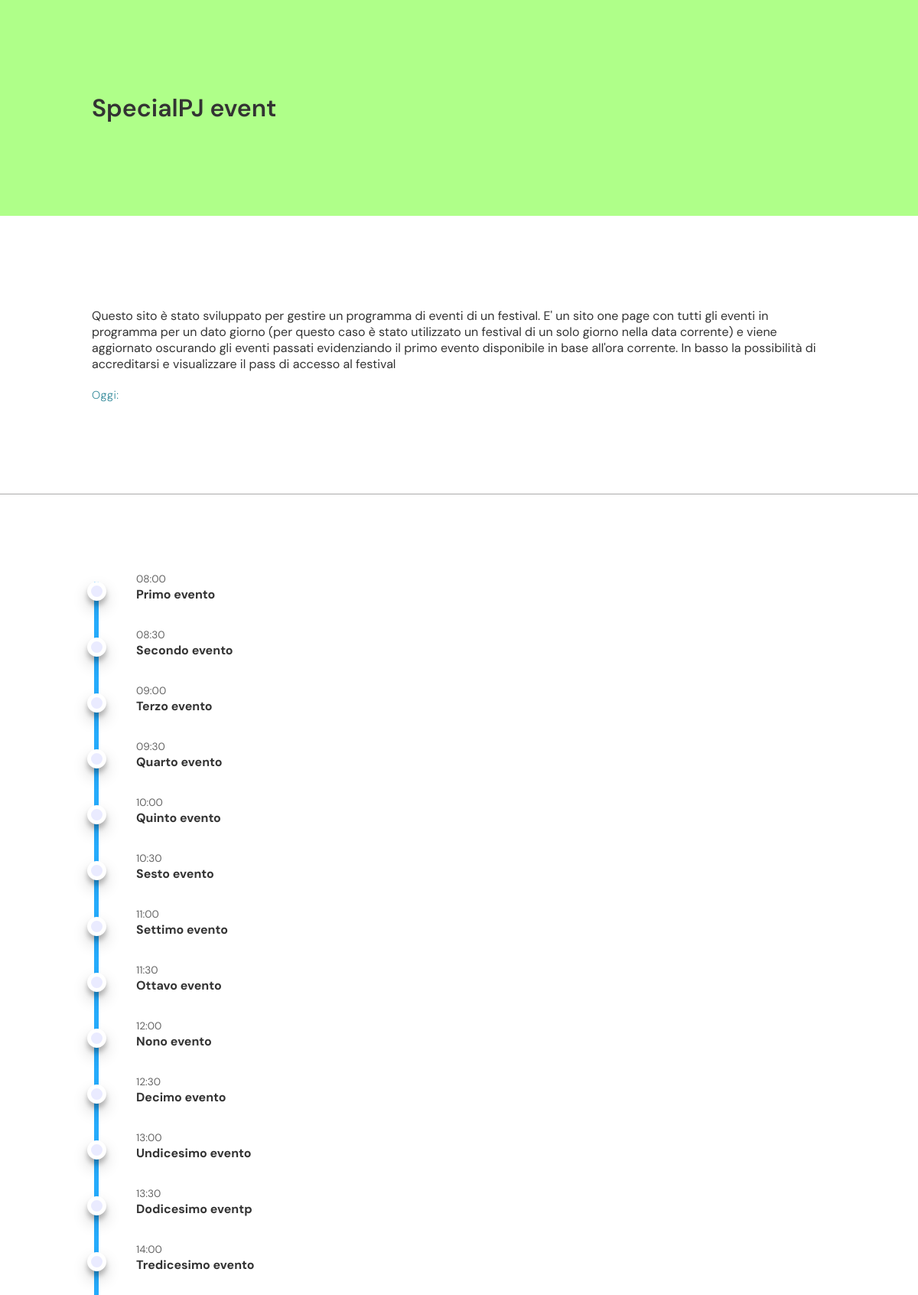
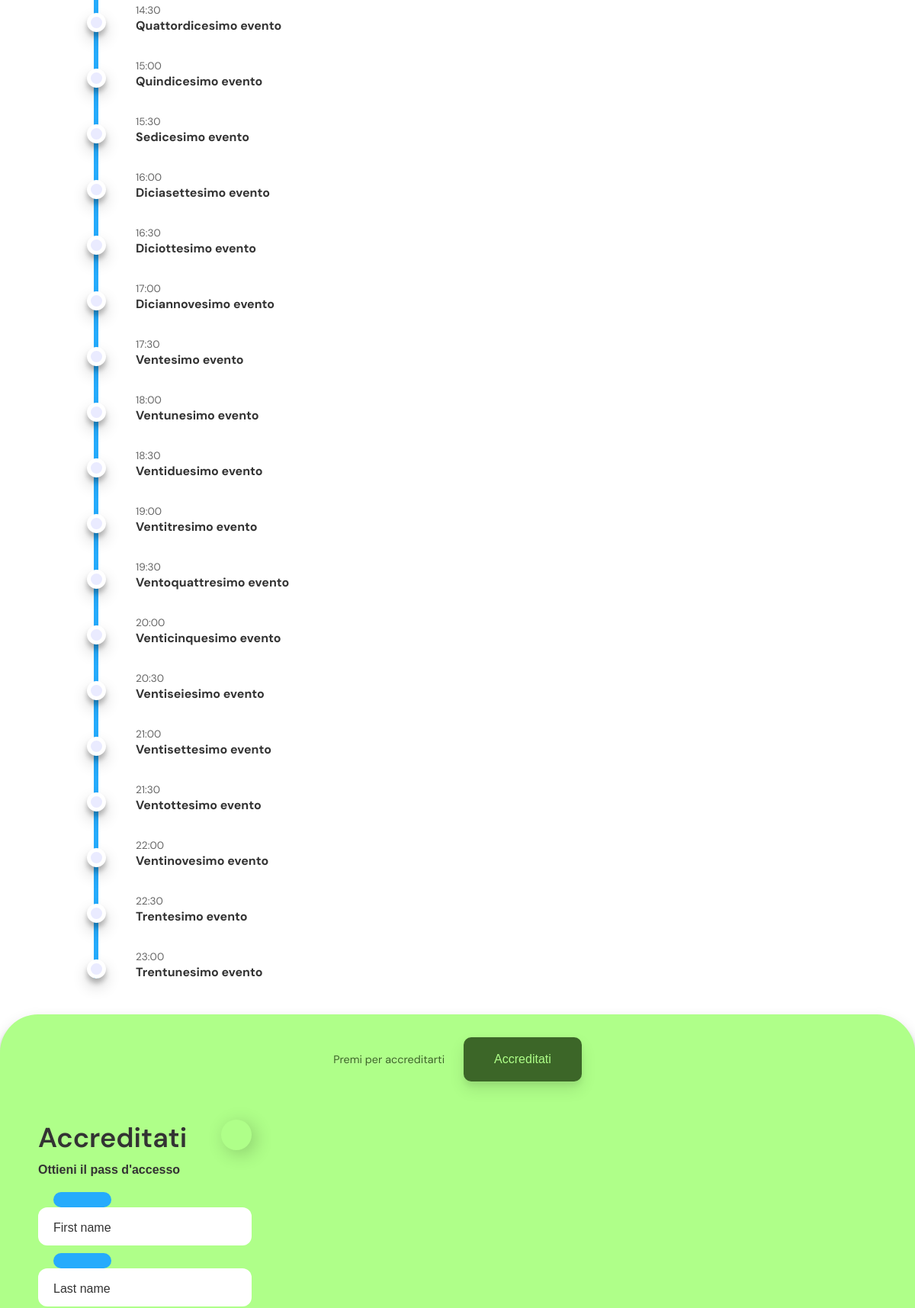
The page / (upper part) on the database its author committed (2 pictures, top to bottom).
### tables this page shows
CREATE TABLE "events" (
	"id"	INTEGER,
	"name"	TEXT,
	"time"	TEXT,
	"info"	TEXT,
	PRIMARY KEY("id" AUTOINCREMENT)
);

### app.py (the view)
@app.route('/')
def home():
    events = dbi.get_events()
    return render_template('index.html', events=events)

### dbi.py (called while the page is built)
def get_events():
    conn = sqlite3.connect('code/db/database.db')
    conn.row_factory = sqlite3.Row
    cursor = conn.cursor()
    sql = 'SELECT * FROM events'
    cursor.execute(sql)
    events = cursor.fetchall()
    cursor.close()
    conn.close()
    return events

### templates/index.html (shortened to what this page needs)
<!DOCTYPE html>
<html>
<head>
  <link rel="stylesheet" href="{{url_for('static', filename = 'style.css')}}">
</head>
<body>
    <header>
      <div class="title-header">SpecialPJ event</div>
      <div class="content-header">
        <div class="header-top-title">Questo sito è stato sviluppato per gestire un programma di eventi di un festival. E' un sito one page con tutti gli eventi in programma per un dato giorno (per questo caso è stato utilizzato un festival di un solo giorno nella data corrente) e viene aggiornato oscurando gli eventi passati evidenziando il primo evento disponibile in base all'ora corrente. In basso la possibilità di accreditarsi e visualizzare il pass di accesso al festival</div>
        <br>
      <div class="header-bottom-title">Oggi: </div>
      </div>
    </header>
    <main>
        <div class="progressbar">
            {% for event in events%}
            <div class="status-circle progress-step-active" data-time="{{event['time']}}" data-id="{{event['id']}}"> <div class="event-time">{{event['time']}}</div><p class="event-name">{{event['name']}}         </p></div>
            {% endfor %}
          </div>
          <br><br><br><br><br><br><br><br><br><br><br><br><br><br><br><br><br><br><br><br><br><br><br><br><br><br><br><br>
    </main>
    <footer class="footer-container">
        <div class="odc-header" {% if session.signed %}style="padding-bottom: 30px;"{% endif %}>
          <div class="cta-text">{% if not session.signed %}Premi per accreditarti{% else %}Visualizza l'accredito{% endif %}</div>
          <div class="cta-button-container">
            <button class="cta-button">{% if not session.signed %}Accreditati{% else %}Accredito{% endif %}</button>
          </div>
        </div>
        {% if not session.signed %}
          <form method="post" action="{{url_for('new_user')}}">
            <div class="title">Accreditati<div class="action-btn">
              <div class="back-btn"></div>
            </div></div>
            <div class="subtitle">Ottieni il pass d'accesso</div>
            <div class="input-container ic1">
              <input id="firstname" class="input" type="text" name="name" placeholder=" " />
              <div class="cut"></div>
              <label for="firstname" class="placeholder">First name</label>
            </div>
            <div class="input-container ic2">
              <input id="lastname" class="input" type="text" name="surname" placeholder=" " />
              <div class="cut"></div>
              <label for="lastname" class="placeholder">Last name</label>
            </div>
          </form>
        {% endif %}
    </footer>
</body>
</html>

### static/style.css (style rules this page uses)
:root { --primary-color: #afff89; --secondary-color: #3c6628; --active-circle-color: #e5f5ff; --active-line-color: #25abfc; --text-color: #333333; --disactive-circle-color: rgb(208, 207, 207); --disactive-text-color: rgb(171, 170, 170); }
* { -webkit-font-smoothing: antialiased; -moz-osx-font-smoothing: grayscale; }
body { font-family: 'DM Sans', sans-serif; margin: 0; color: var(--text-color); }
.title-header { display: flex; padding: 10%; background: var(--primary-color); height: 30%; font-size: 2rem; font-weight: 600; }
.content-header { display: flex; flex-direction: column; justify-content: space-between; align-items: flex-start; padding: 10%; border-bottom-style: solid; border-bottom-color: var(--disactive-text-color); border-bottom-width: 0.3px; }
.header-bottom-title { color: #338A9A; font-size: 0.9rem; font-weight: 300; letter-spacing: 0.5px; }
.back-btn { display: flex; margin-right: 50px; font-size: 1rem; width: 40px; height: 40px; border-radius: 50%; text-align: center; box-shadow: 5px 5px 25px 0px rgba(0,0,0,0.2); justify-content: center; align-items: center; transition: all 0.2s; cursor: pointer; }
.progressbar { position: relative; display: flex; flex-direction: column; justify-content: space-between; margin-top: 5%; margin-left: 5%; gap: 3rem; }
.progressbar::before, .progress { content: ""; position: absolute; height: 100%; width: 6px; transform: translateX(150%); background-color: var(--active-line-color); z-index: -1; }
main { padding: 5% }
.status-circle { height: 15px; width: 15px; display: flex; border-radius: 50%; border: 5px solid rgb(255, 255, 255); background-color: var(--disactive-circle-color); box-shadow: 0 10px 20px rgba(0,0,0,0.19), 0 6px 6px rgba(0,0,0,0.23); z-index: 5; transition: all 0.2s ease-in-out; cursor: pointer; }
.status-circle::after { content: attr(data-title) ; position: absolute; left: 4rem; font-size: 0.85rem; color: var(--disactive-circle-color); }
.progress-step-active { background-color: #EAEBFF; }
.event-time { position: absolute; left: 4rem; transform: translateY(-100%); font-size: 0.85rem; color: #666; }
.event-name { transform: translateY(-70%); font-weight: bold; position: absolute; left: 4rem; font-size: 1rem; }
.footer-container { position: fixed; bottom: 0; width: 100%; z-index: 6; background-color: var(--primary-color); border-top-right-radius: 50px; border-top-left-radius: 50px; box-shadow: 0 10px 20px rgba(0,0,0,0.19), 0 6px 6px rgba(0,0,0,0.23); cursor: default; }
.odc-header { display: flex; justify-content: center; align-items: flex-start; padding-top: 10px; }
.cta-text { margin-top: 40px; margin-right: 25px; color: var(--secondary-color); font-size: 0.9rem; text-shadow: 1px 1px 2px rgba(255,255,255,0.18); }
.cta-button { margin-top:20px; padding: 20px 40px; background-color: var(--secondary-color); border: 0; border-radius: 10px; color: var(--primary-color); font-size: 1rem; font-weight: 500; box-shadow: 0 10px 20px rgba(0,0,0,0.10), 0 6px 6px rgba(0,0,0,0.05); animation: shadow-pulse 1s infinite; cursor:pointer; }
.back-btn { margin-left: auto; margin-right: 0; }
form { margin-top:10px; margin:30px; box-sizing: border-box; padding: 20px; width: 320px; }
.title { font-size: 36px; font-weight: 600; display: flex; justify-content: space-between; }
.subtitle { font-family: sans-serif; font-size: 16px; font-weight: 600; margin-top: 10px; }
.input-container { height: 50px; position: relative; width: 100%; }
.ic1 { margin-top: 40px; }
.ic2 { margin-top: 30px; }
.input { background-color: white; border-radius: 12px; border: 0; box-sizing: border-box; color: --; font-size: 18px; height: 100%; outline: 0; padding: 4px 20px 0; width: 100%; }
.cut { background-color: var(--active-line-color); border-radius: 10px; height: 20px; left: 20px; position: absolute; top: -20px; transform: translateY(0); transition: transform 200ms; width: 76px; }
.input:focus ~ .cut, .input:not(:placeholder-shown) ~ .cut { transform: translateY(8px); }
.placeholder { color: var(--text-color); font-family: sans-serif; left: 20px; line-height: 14px; pointer-events: none; position: absolute; transform-origin: 0 50%; transition: transform 200ms, color 200ms; top: 20px; }
.input:focus ~ .placeholder, .input:not(:placeholder-shown) ~ .placeholder { transform: translateY(-30px) translateX(10px) scale(0.75); }
.input:not(:placeholder-shown) ~ .placeholder { color: var(--text-color); }

### rows shown on the page
events: time "08:00", name "Primo evento"
events: time "08:30", name "Secondo evento"
events: time "09:00", name "Terzo evento"
events: time "09:30", name "Quarto evento"
events: time "10:00", name "Quinto evento"
events: time "10:30", name "Sesto evento"
events: time "11:00", name "Settimo evento"
events: time "11:30", name "Ottavo evento"
events: time "12:00", name "Nono evento"
events: time "12:30", name "Decimo evento"
events: time "13:00", name "Undicesimo evento"
events: time "13:30", name "Dodicesimo eventp"
events: time "14:00", name "Tredicesimo evento"
events: time "14:30", name "Quattordicesimo evento"
events: time "15:00", name "Quindicesimo evento"
events: time "15:30", name "Sedicesimo evento"
events: time "16:00", name "Diciasettesimo evento"
events: time "16:30", name "Diciottesimo evento"
events: time "17:00", name "Diciannovesimo evento"
events: time "17:30", name "Ventesimo evento"
events: time "18:00", name "Ventunesimo evento"
events: time "18:30", name "Ventiduesimo evento"
events: time "19:00", name "Ventitresimo evento"
events: time "19:30", name "Ventoquattresimo evento"
events: time "20:00", name "Venticinquesimo evento"
events: time "20:30", name "Ventiseiesimo evento"
events: time "21:00", name "Ventisettesimo evento"
events: time "21:30", name "Ventottesimo evento"
events: time "22:00", name "Ventinovesimo evento"
events: time "22:30", name "Trentesimo evento"
events: time "23:00", name "Trentunesimo evento"
